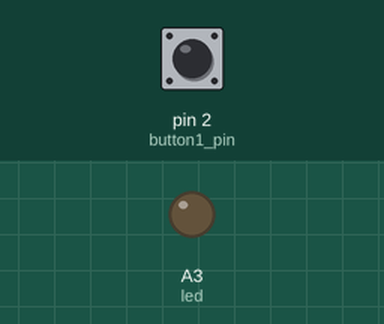
Recording of a sketch running on a simulated Arduino Uno, built with avr-gcc and run on an emulated ATmega328P. Parts: output pins drawn as LEDs (lit = HIGH). The test bench sets the inputs (shaded band); at power-on: pin 2 (button1_pin) HIGH.

Above: at 1.2 s.
1.3 s: pin 2 (button1_pin) pulled LOW for 0.15 s
At 2.4 s:
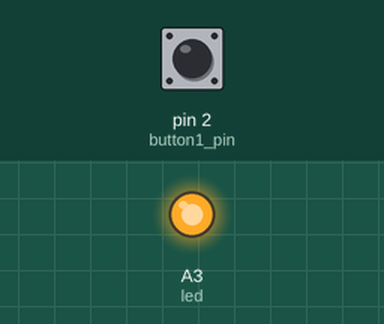
2.9 s: pin 2 (button1_pin) pulled LOW for 1 s
At 3.7 s:
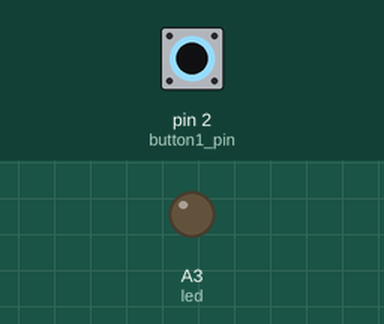
5.4 s: pin 2 (button1_pin) pulled LOW for 3.2 s
At 6.8 s:
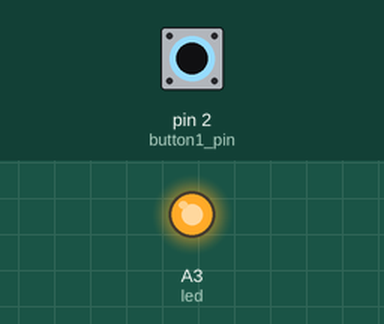
Timing chart, 0 to 8.4 s (numbered marks = the images above; inputs shaded):
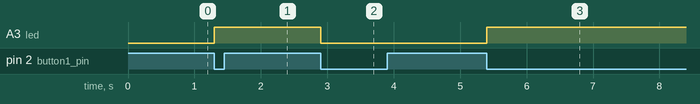

Measured:
- after the input at 1.3 s, A3 (led): LOW → HIGH at once
- after the input at 2.9 s, A3 (led): HIGH → LOW at once
- after the input at 5.4 s, A3 (led): LOW → HIGH at once

The sketch:

nut_nhan_4.ino
```cpp
#include "tyu.h"

int led = A3;
unsigned long debounceTime = 50;    // Thời gian chờ giữa các lần đọc
unsigned long holdTime = 500;  // Ngưỡng thời gian nhấn tối thiểu
int state = HIGH;

int button1_pin = 2;
int button2_pin = 3;


#define  IS_PRESS    _BV(0)
#define  WAS_PRESS   _BV(1)
#define  ON_PRESS    _BV(2)
#define  ON_RELEASE  _BV(3)
#define  IS_HOLD     _BV(4)
#define  ON_HOLD     _BV(5)


void thButton(byte pin, Button *button )
{
  button->_pin = pin;
  pinMode( button->_pin, INPUT_PULLUP);
}

void update(Button *button)
{
  word interval = millis() - button->_changeTime;
    // Read pin state to IS_PRESS
  if(interval > debounceTime )
  {
    if(digitalRead(button->_pin) == LOW)
    {
      button->_flags |= IS_PRESS;
    }else
    {
      button->_flags &= ~IS_PRESS;
    }

  }

  switch( button->_flags & (IS_PRESS | WAS_PRESS))
  {
    case IS_PRESS:
    {
      button->_flags = IS_PRESS | WAS_PRESS | ON_PRESS;
      button->_changeTime = millis();
      interval = 0;
      break;
    }
    case WAS_PRESS:
    {
      button->_flags = ON_RELEASE;
      button->_changeTime = millis();
      break;
    }
  }

  if((button->_flags & IS_PRESS)
    &&(!(button->_flags & IS_HOLD))
    && (interval >= holdTime))
   {
    button->_flags |= IS_HOLD | ON_HOLD;
   }
}

boolean isPress(Button *button)
{
  update(button);
  return (button->_flags & IS_PRESS);
}

boolean isHold(Button *button)
{
  update(button);
  return (button->_flags & IS_HOLD);
}

boolean onEvent(Button *button ,byte event)
{
  update(button);
  boolean result = button->_flags & event;
  button->_flags &= ~event;
  return result;
}
boolean onPress(Button *button)
{
  return onEvent(button, ON_PRESS);
}

boolean onHold(Button *button)
{
  return onEvent(button, ON_HOLD);
}


Button button1, button2;
void setup()
{
  Serial.begin(9600);
  pinMode(led, OUTPUT);
  digitalWrite(led, LOW);
  thButton(button1_pin, &button1);
  thButton(button2_pin, &button2);
}


void loop()
{
  if(onPress(&button1))
  {
    digitalWrite(led, state);
    state = !state;

  }


}
```

tyu.h
```cpp
#ifndef TEW
#define TEW

typedef struct Buton
{
    thButton(byte pin);
    boolean onPress();
    boolean isPress();
    boolean onRelease();
    boolean isRelease();

    boolean onHold();
    boolean isHold();
    static void setHoldTime(word holdTime_ms);

    byte _pin;
    byte _flags;
    word _changeTime;

    void update();
    boolean onEvent(byte event);
} Button;


#endif
```
